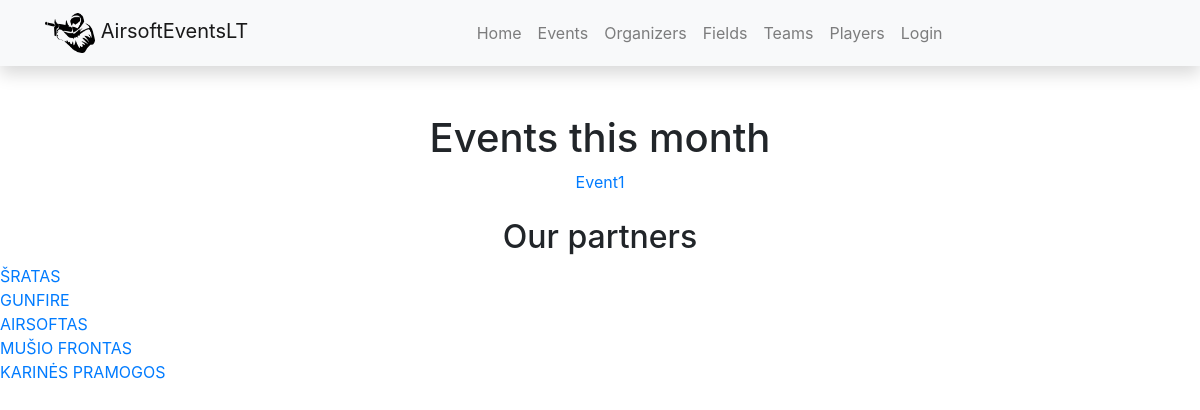
The app's page /events/, older data.
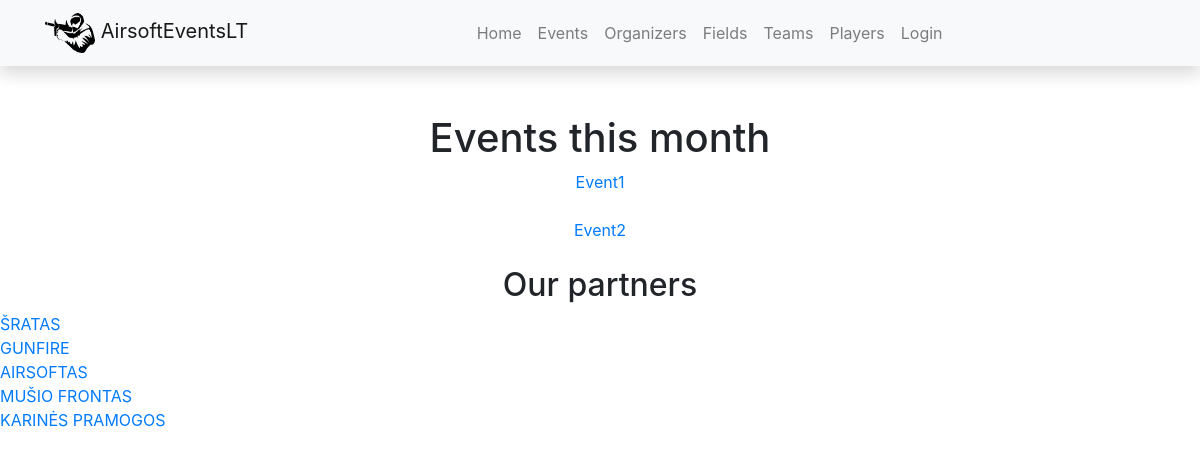
The same page, newer data.
### events/models.py (models this page shows, shortened)
class Event(models.Model):
    name = models.CharField('Name of the event',  max_length=150)
    date = models.DateTimeField('Date of event', null=True, blank=True)
    organizer = models.ForeignKey("Organizer", related_name='event_organizers', on_delete=models.SET_NULL, null=True)
    field = models.ForeignKey('Field', on_delete=models.SET_NULL, null=True)
    description = HTMLField(null=True)
    price = models.FloatField("Price")
    max_players = models.IntegerField("Maximum player number")
    registered_players  = models.IntegerField("Registered player number")
    created_on = models.DateTimeField(auto_now_add=True)
    class Meta:
        verbose_name = _("Event")
        verbose_name_plural = _("Events")
    def __str__(self):
        return self.name

### events/views.py (the view)
# urls.py: path('', views.index, name='events_index'),
def index(request):
    events = Event.objects.all()
    context = {'events': events,
               } #'active_events': active_events,
    return render(request, 'index.html', context=context)

### events/templates/index.html
{% extends "base.html" %}
{% load i18n %}
{% block content %}
<center>
{% if events %}
<h1>Events this month</h1>
{% for event in events %}
<a href="{% url 'event_detail' event.id %}"><div>{{ event }}</div></a>
<br>
{% endfor %}
{% else %}
<h1>No events this month</h1>
{% endif %}
<h2>Our partners</h2>
</center>
<div>
<a href='https://sratas.lt/' target="_blank"><div>ŠRATAS</div></a>
<a href='https://gunfire.com/' target="_blank"><div>GUNFIRE</div></a>
<a href='https://www.airsoftas.lt/' target="_blank"><div>AIRSOFTAS</div></a>
<a href='https://mfrontas.lt/' target="_blank"><div>MUŠIO FRONTAS</div></a>
<a href='https://karinespramogos.lt' target="_blank"><div>KARINĖS PRAMOGOS</div></a>
</div>
{% endblock %}

Row changes from the older to the newer data that the page shows:
added Event: name "Event2"
